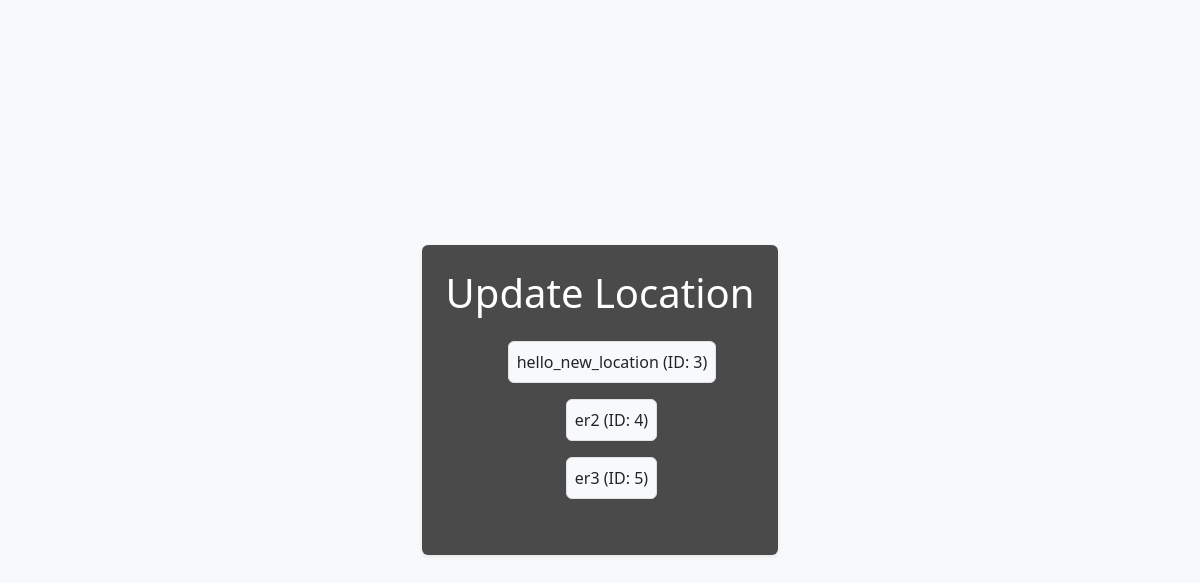
The app's page /game_admin/update-location/ (signed in), older data.
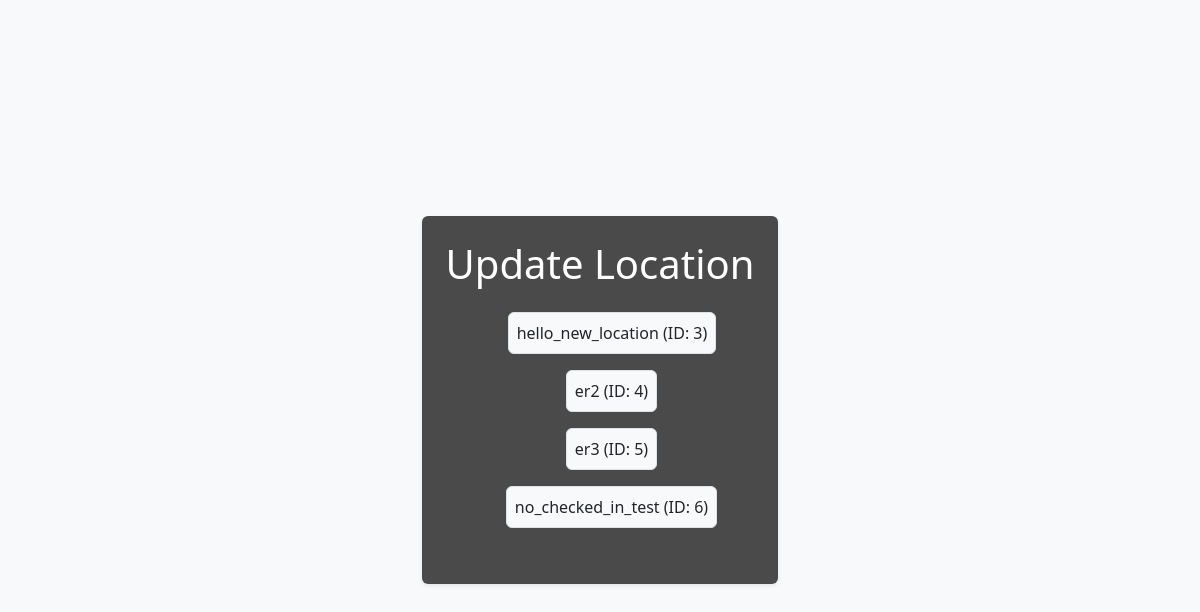
The same page, newer data.
### locations/models.py (models this page shows, shortened)
class Location(models.Model):
    locID = models.AutoField(primary_key=True)
    latitude = models.FloatField()
    longitude = models.FloatField()
    address = models.TextField(default="Exeter")
    location_name = models.CharField(max_length=100, default="Location Name")  # User-defined name
    locked_by = models.ForeignKey('self', on_delete=models.SET_NULL, null=True, blank=True)
    task1_id = models.CharField(null=True, blank=True, max_length=100)
    task2_id = models.CharField(null=True, blank=True, max_length=100)

### locations/views.py (the view)
# urls.py: path('game_admin/update-location/', views.location_list, name='location_list'), #Update or edit a location
@login_required
def location_list(request):
    if request.user.account_type != AccountType.ADMIN.value:
        return HttpResponseForbidden(page_forbidden_string)
    locations = Location.objects.all()
    return render(request, 'locations/location_list.html', {'locations': locations})

### locations/templates/locations/location_list.html (shortened to what this page needs)
<!DOCTYPE html>
<html lang="en">
  <head>
    <link
      href="https://cdn.jsdelivr.net/npm/bootstrap@5.3.3/dist/css/bootstrap.min.css"
      rel="stylesheet"
    />
  </head>
  <body
    class="d-flex justify-content-center align-items-center min-vh-100 bg-light"
    style="
      background-image: url('https://images.unsplash.com/reserve/bOvf94dPRxWu0u3QsPjF_tree.jpg?fm=jpg&q=60&w=3000&ixlib=rb-4.0.3&ixid=M3wxMjA3fDB8MHxzZWFyY2h8M3x8bmF0dXJhbHxlbnwwfHwwfHx8MA%3D%3D');
      background-size: cover;
      background-position: center center;
      background-repeat: no-repeat;
      background-attachment: fixed;
    "
  >
    <div
      class="text-center p-4 rounded shadow-sm mx-auto"
      style="background-color: rgba(0, 0, 0, 0.7); color: white"
    >
      <h1 class="mb-4">Update Location</h1>
      <div class="input-group mb-3 d-flex flex-column align-items-center">
        {% for location in locations %}
        <div class="form-check mb-3">
          <a
            href="{% url 'locations:update_location' locID=location.locID %}"
            class="form-check-label d-block p-2 border rounded bg-light text-dark text-decoration-none"
          >
            {{ location.location_name }} (ID: {{ location.locID }})
          </a>
        </div>
        {% endfor %}
      </div>
    </div>
  </body>
</html>

Row changes from the older to the newer data that the page shows:
added Location: location_name "no_checked_in_test", locID "6"
